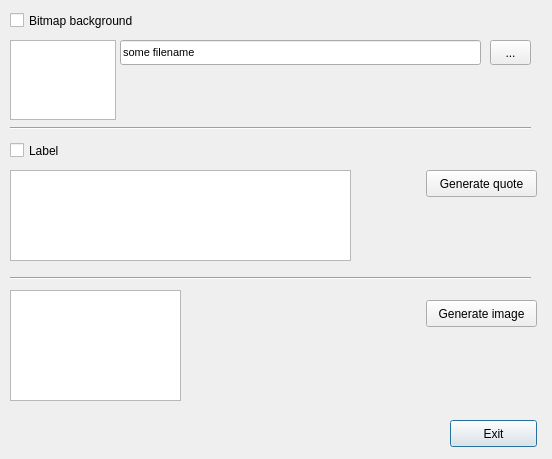
<?xml version="1.0" encoding="UTF-8"?>
<ui version="4.0">
 <class>wndMain</class>
 <widget class="QMainWindow" name="wndMain">
  <property name="geometry">
   <rect>
    <x>0</x>
    <y>0</y>
    <width>552</width>
    <height>459</height>
   </rect>
  </property>
  <property name="sizePolicy">
   <sizepolicy hsizetype="Fixed" vsizetype="Fixed">
    <horstretch>0</horstretch>
    <verstretch>0</verstretch>
   </sizepolicy>
  </property>
  <property name="minimumSize">
   <size>
    <width>400</width>
    <height>300</height>
   </size>
  </property>
  <property name="maximumSize">
   <size>
    <width>700</width>
    <height>700</height>
   </size>
  </property>
  <property name="windowTitle">
   <string>MainWindow</string>
  </property>
  <widget class="QWidget" name="centralwidget">
   <property name="sizePolicy">
    <sizepolicy hsizetype="Fixed" vsizetype="Fixed">
     <horstretch>0</horstretch>
     <verstretch>0</verstretch>
    </sizepolicy>
   </property>
   <widget class="QPushButton" name="btnExit">
    <property name="geometry">
     <rect>
      <x>450</x>
      <y>420</y>
      <width>87</width>
      <height>27</height>
     </rect>
    </property>
    <property name="text">
     <string>Exit</string>
    </property>
    <property name="default">
     <bool>true</bool>
    </property>
   </widget>
   <widget class="Line" name="line">
    <property name="geometry">
     <rect>
      <x>10</x>
      <y>120</y>
      <width>521</width>
      <height>16</height>
     </rect>
    </property>
    <property name="orientation">
     <enum>Qt::Horizontal</enum>
    </property>
   </widget>
   <widget class="QCheckBox" name="chkBitmap">
    <property name="geometry">
     <rect>
      <x>10</x>
      <y>10</y>
      <width>151</width>
      <height>21</height>
     </rect>
    </property>
    <property name="text">
     <string>Bitmap background</string>
    </property>
   </widget>
   <widget class="QGraphicsView" name="graphBackground">
    <property name="geometry">
     <rect>
      <x>10</x>
      <y>40</y>
      <width>106</width>
      <height>80</height>
     </rect>
    </property>
   </widget>
   <widget class="QToolButton" name="btnBackground">
    <property name="geometry">
     <rect>
      <x>490</x>
      <y>40</y>
      <width>41</width>
      <height>25</height>
     </rect>
    </property>
    <property name="text">
     <string>...</string>
    </property>
   </widget>
   <widget class="QLineEdit" name="editBackground">
    <property name="geometry">
     <rect>
      <x>120</x>
      <y>40</y>
      <width>361</width>
      <height>25</height>
     </rect>
    </property>
    <property name="font">
     <font>
      <pointsize>8</pointsize>
     </font>
    </property>
    <property name="text">
     <string>some filename</string>
    </property>
   </widget>
   <widget class="QCheckBox" name="chkLabel">
    <property name="geometry">
     <rect>
      <x>10</x>
      <y>140</y>
      <width>61</width>
      <height>21</height>
     </rect>
    </property>
    <property name="text">
     <string>Label</string>
    </property>
   </widget>
   <widget class="QPlainTextEdit" name="editLabel">
    <property name="geometry">
     <rect>
      <x>10</x>
      <y>170</y>
      <width>341</width>
      <height>91</height>
     </rect>
    </property>
   </widget>
   <widget class="QPushButton" name="btnGetQuote">
    <property name="geometry">
     <rect>
      <x>426</x>
      <y>170</y>
      <width>111</width>
      <height>27</height>
     </rect>
    </property>
    <property name="text">
     <string>Generate quote</string>
    </property>
   </widget>
   <widget class="Line" name="line_2">
    <property name="geometry">
     <rect>
      <x>10</x>
      <y>270</y>
      <width>521</width>
      <height>16</height>
     </rect>
    </property>
    <property name="orientation">
     <enum>Qt::Horizontal</enum>
    </property>
   </widget>
   <widget class="QPushButton" name="btnGenerateImg">
    <property name="geometry">
     <rect>
      <x>426</x>
      <y>300</y>
      <width>111</width>
      <height>27</height>
     </rect>
    </property>
    <property name="text">
     <string>Generate image</string>
    </property>
   </widget>
   <widget class="QGraphicsView" name="graphImg">
    <property name="geometry">
     <rect>
      <x>10</x>
      <y>290</y>
      <width>171</width>
      <height>111</height>
     </rect>
    </property>
    <property name="interactive">
     <bool>false</bool>
    </property>
   </widget>
  </widget>
 </widget>
 <resources/>
 <connections/>
</ui>
